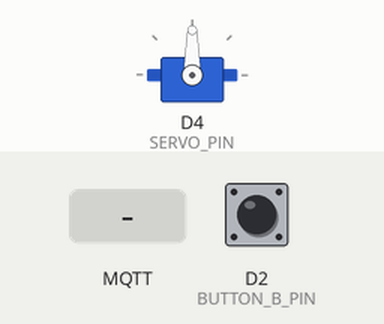
Bench run of a sketch on a simulated ESP8266 (NodeMCU). Parts: servo. The test bench sets the inputs (shaded band); at power-on: D2 (BUTTON_B_PIN) HIGH. WiFi joins after 1.5 s; servers stay silent unless stated; no MQTT or app messages arrive unless stated; what the sketch prints to the serial monitor is not drawn.

Above: at 3.2 s.
3.3 s: MQTT message "perintah/servo" arrives on the first subscribed topic
At 4.3 s:
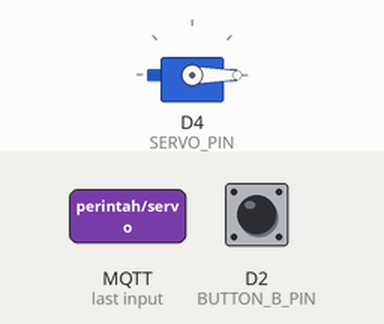
6.4 s: MQTT message "5" arrives on the first subscribed topic
At 7.6 s:
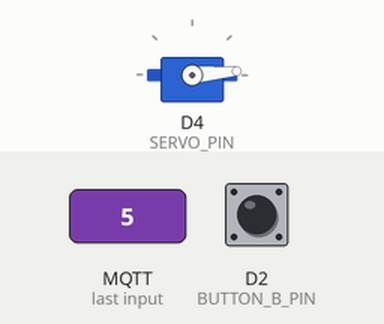
7.9 s: MQTT message "90" arrives on the first subscribed topic
At 9.0 s:
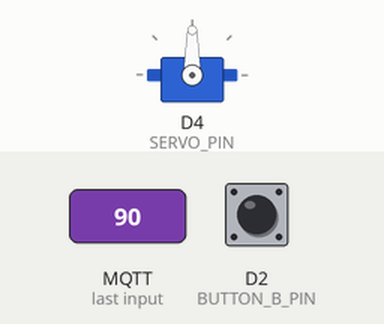
9.4 s: MQTT message "0" arrives on the first subscribed topic
At 10.1 s:
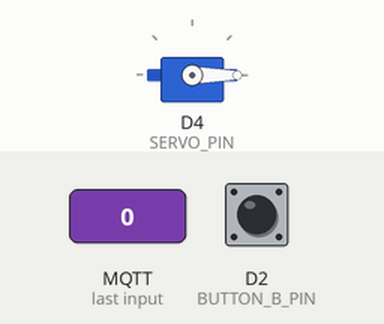
Timing chart, 0 to 11.9 s (numbered marks = the images above; inputs shaded):
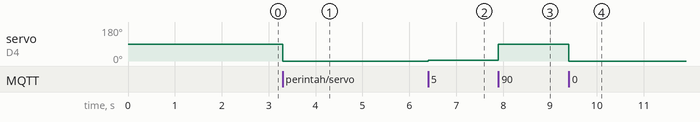

Measured:
- after the input at 3.3 s, servo on D4 (SERVO_PIN): 90° → 0° at once
- after the input at 6.4 s, servo on D4 (SERVO_PIN): 0° → 5° at once
- after the input at 7.9 s, servo on D4 (SERVO_PIN): 5° → 90° at once
- after the input at 9.4 s, servo on D4 (SERVO_PIN): 90° → 0° at once

The sketch:

ESP8266_SERVO.ino
```cpp
#include <ESP8266WiFi.h>
#include <MQTT.h>
#include <Servo.h>

const char* ssid = "ESPPolmanBandung";
const char* pass = "esppolmanbandung";
WiFiClient net;
MQTTClient client;

Servo myServo;
#define SERVO_PIN D4
#define BUTTON_B_PIN D2

int currentAngle = 90;
bool lastButtonB = HIGH;

void messageReceived(String &topic, String &payload) {
  Serial.println("MQTT: " + topic + " = " + payload);

  if (topic == "perintah/servo") {
    int angle = payload.toInt();
    if (angle >= 0 && angle <= 180) {
      myServo.write(angle);
      currentAngle = angle;
      char buf[8];
      sprintf(buf, "%d", currentAngle);
      client.publish("status/servo", buf, true, 1);
      Serial.printf("Servo ke %d derajat\n", angle);
    }
  }
}

void connect() {
  Serial.print("WiFi...");
  while (WiFi.status() != WL_CONNECTED) {
    Serial.print(".");
    delay(1000);
  }
  Serial.println("Terhubung WiFi!");

  client.setWill("status/device_servo", "OFFLINE", true, 1);

  Serial.print("MQTT...");
  while (!client.connect("ESP8266-Servo", "nodered-mes", "trf4Lyf3Z0CjLhe8")) {
    Serial.print(".");
    delay(1000);
  }
  Serial.println("Terhubung MQTT!");

  client.subscribe("perintah/servo", 1);
  client.publish("status/device_servo", "ONLINE", true, 1);

  char buf[8];
  sprintf(buf, "%d", currentAngle);
  client.publish("status/servo", buf, true, 1);
}

void setup() {
  Serial.begin(115200);
  WiFi.begin(ssid, pass);

  myServo.attach(SERVO_PIN);
  myServo.write(currentAngle);

  pinMode(BUTTON_B_PIN, INPUT_PULLUP);

  client.begin("nodered-mes.cloud.shiftr.io", 1883, net);
  client.onMessage(messageReceived);
  connect();
}

void loop() {
  client.loop();
  if (!client.connected()) connect();

  // cek tombol B
  bool state = digitalRead(BUTTON_B_PIN);
  if (state == LOW && lastButtonB == HIGH) {
    Serial.println("Button B ditekan -> Kirim TOGGLE LED");
    client.publish("perintah/rgb", "TOGGLE");
  }
  lastButtonB = state;

  yield();
}
```
